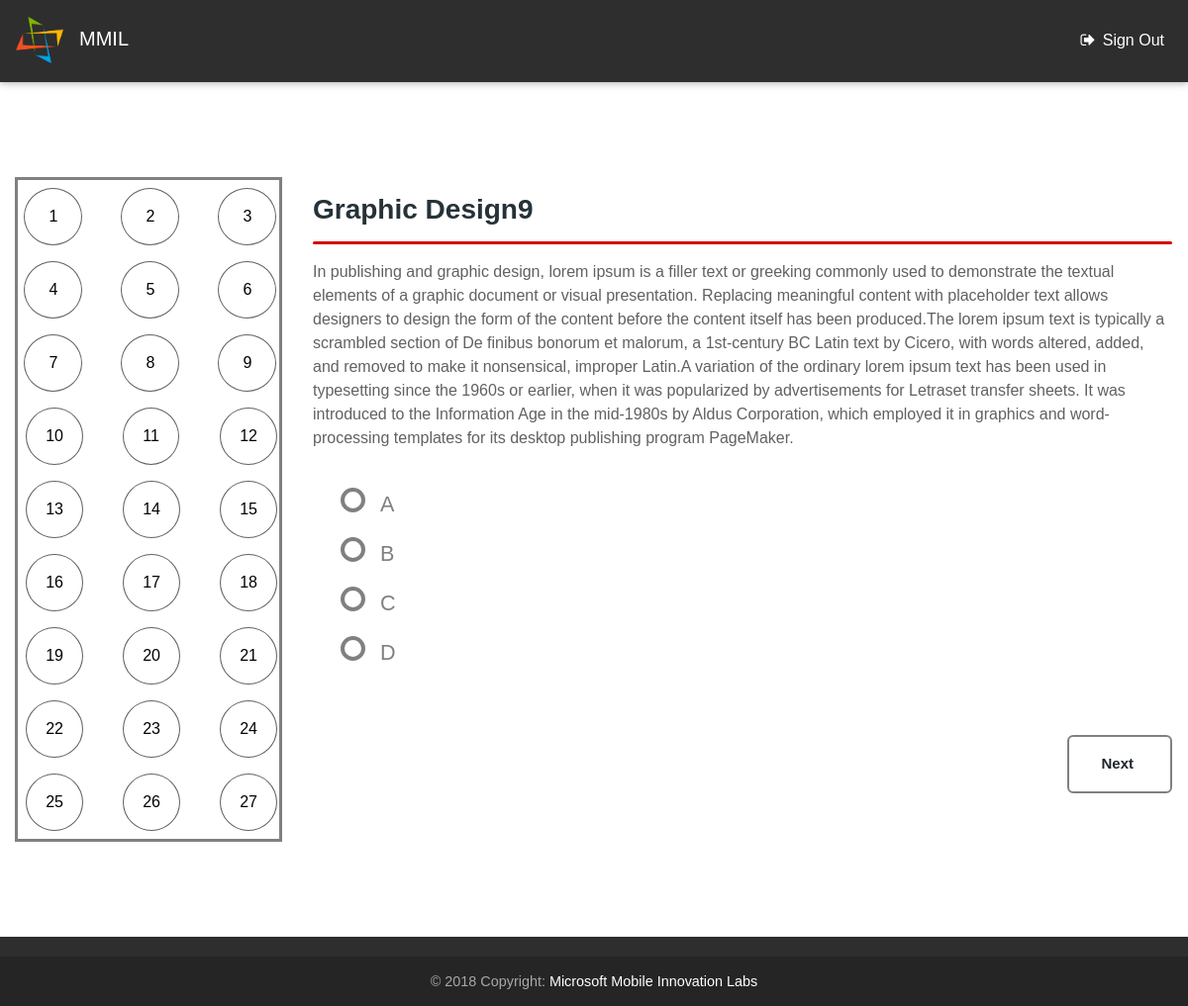
/dashboard/, run on the app's committed database.
### quiz_qus/models.py (models this page shows, shortened)
class question(models.Model):
	title=models.CharField(max_length=255)
	desc=models.TextField()
	option_1=models.CharField(max_length=255)
	option_2=models.CharField(max_length=255)
	option_3=models.CharField(max_length=255)
	option_4=models.CharField(max_length=255)
	correct_option=models.IntegerField()

### mcq_v2/views.py (the view)
# urls.py: path('dashboard/',dashboard),
def dashboard(request):
	quiz_object=quizze.objects.filter(title='Recruitment Drive').first()
	queryset=list(quiz_object.ques.all())
	shuffle(queryset)
	context={
		"question1":queryset[0],
		"question2":queryset[1],
		"question3":queryset[2],
		"question4":queryset[3],
		"question5":queryset[4],
		"question6":queryset[5],
		"question7":queryset[6],
		"question8":queryset[7],
		"question9":queryset[8],
		"question10":queryset[9],
		"question11":queryset[0],
		"question12":queryset[1],
		"question13":queryset[2],
		"question14":queryset[3],
		"question15":queryset[4],
		"question16":queryset[5],
		"question17":queryset[6],
		"question18":queryset[7],
		"question19":queryset[8],
		"question20":queryset[9],
		"time":quiz_object.time
	}
	return render(request,'test/dashboard.html',context)

### templates/test/dashboard.html (shortened to what this page needs)
{% load static %}
<!DOCTYPE html>
<html lang="en">
<head>
    <link rel="stylesheet" href="https://maxcdn.bootstrapcdn.com/font-awesome/4.7.0/css/font-awesome.min.css">
    <link href="{% static 'assets/css/bootstrap.min.css' %}" rel="stylesheet">
    <link href="{% static 'assets/css/mdb.min.css' %}" rel="stylesheet">
    <link href="{% static 'assets/css/animate.css' %}" rel="stylesheet">
    <link href="{% static 'assets/css/dashboard.css' %}" rel="stylesheet">
</head>
<body class="fixed-sn animated fadeIn">
    <header>
        <nav class="navbar navbar-expand-lg navbar-dark elegant-color">
            <a href="http://jssmmil.in/" class="navbar-brand" title="MMIL website"><img src="{% static 'assets/img/logo.png' %}">
                <p id="head">MMIL</p>
            </a>
            <ul class="nav navbar-nav nav-flex-icons ml-auto">
                <li class="nav-item">
                    <a href="/logout" class="nav-link">
                        <i class="fa fa-sign-out"></i>
                        <span class="clearfix d-none d-sm-inline-block">Sign Out</span>
                    </a>
                </li>
            </ul>
        </nav>
    </header>
<main class="container-fluid">
  <div class="row parent_row">
     <div class="col-lg-3 col-md-3 col-12">
        <div class="panel">
          <div class="panel panel-body" id="border">
             <div class="row">
               <div class="col-lg-4 col-4 col-md-6">
                 <button type="button" id="oneD">1</button>
               </div>
               <div class="col-lg-4 col-4 col-md-6">
                 <button type="button" id="oneD">2</button>
               </div>
               <div class="col-lg-4 col-4 col-md-6">
                 <button type="button" id="oneD">3</button>
               </div>
               <div class="col-lg-4 col-4 col-md-6">
                 <button type="button" id="oneD">4</button>
               </div>
               <div class="col-lg-4 col-4 col-md-6">
                 <button type="button" id="oneD">5</button>
               </div>
               <div class="col-lg-4 col-4 col-md-6">
                 <button type="button" id="oneD">6</button>
               </div>
               <div class="col-lg-4 col-4 col-md-6">
                 <button type="button" id="oneD">7</button>
               </div>
               <div class="col-lg-4 col-4 col-md-6">
                 <button type="button" id="oneD">8</button>
               </div>
               <div class="col-lg-4 col-4 col-md-6">
                 <button type="button" id="oneD">9</button>
               </div>
               <div class="col-lg-4 col-4 col-md-6">
                 <button type="button" id="twoD">10</button>
               </div>
               <div class="col-lg-4 col-4 col-md-6">
                 <button type="button" id="twoD">11</button>
               </div>
               <div class="col-lg-4 col-4 col-md-6">
                 <button type="button" id="twoD">12</button>
               </div>
               <div class="col-lg-4 col-4 col-md-6">
                 <button type="button" id="twoD">13</button>
               </div>
               <div class="col-lg-4 col-4 col-md-6">
                 <button type="button" id="twoD">14</button>
               </div>
               <div class="col-lg-4 col-4 col-md-6">
                 <button type="button" id="twoD">15</button>
               </div>
               <div class="col-lg-4 col-4 col-md-6">
                 <button type="button" id="twoD">16</button>
               </div>
               <div class="col-lg-4 col-4 col-md-6">
                 <button type="button" id="twoD">17</button>
               </div>
               <div class="col-lg-4 col-4 col-md-6">
                 <button type="button" id="twoD">18</button>
               </div>
               <div class="col-lg-4 col-4 col-md-6">
                 <button type="button" id="twoD">19</button>
               </div>
               <div class="col-lg-4 col-4 col-md-6">
                 <button type="button" id="twoD">20</button>
               </div>
               <div class="col-lg-4 col-4 col-md-6">
                 <button type="button" id="twoD">21</button>
               </div>
               <div class="col-lg-4 col-4 col-md-6">
                 <button type="button" id="twoD">22</button>
               </div>
               <div class="col-lg-4 col-4 col-md-6">
                 <button type="button" id="twoD">23</button>
               </div>
               <div class="col-lg-4 col-4 col-md-6">
                 <button type="button" id="twoD">24</button>
               </div>
                <div class="col-lg-4 col-4 col-md-6">
                 <button type="button" id="twoD">25</button>
               </div>
               <div class="col-lg-4 col-4 col-md-6">
                 <button type="button" id="twoD">26</button>
               </div>
               <div class="col-lg-4 col-4 col-md-6">
                 <button type="button" id="twoD">27</button>
               </div>
             </div>
          </div>
        </div>
     </div>
     <div class="col-lg-9 col-md-9 col-12">
<form method="POST">{% csrf_token %}
      <div id="q1">
        <div class="panel">
          <div class="panel panel-body">
             <h3>{{question1.title}}</h3>
             <hr>
             <p>{{question1.desc}}
             </p><br>
             <ul id="listOptions">
               <li id="option">
                 <label for="f-option">{{question1.option_1}}</label>
                 <div class="check"></div>
               </li>
               <li id="option">
                 <label for="s-option">{{question1.option_2}}</label>
                 <div class="check"><div class="inside"></div></div>
               </li>
               <li id="option">
                <label for="t-option">{{question1.option_3}}</label>
                <div class="check"><div class="inside"></div></div>
               </li>
               <li id="option">
                 <label for="u-option">{{question1.option_4}}</label>
                 <div class="check"><div class="inside"></div></div>
               </li>
            </ul>
            <a onclick="showq2()" class="next">Next</a>
          </div>
        </div>
      </div>
      </form>
      </div>
     </div>
    </main>
    <footer class="page-footer elegant-color center-on-small-only">
        <div class="footer-copyright">
            <div class="container-fluid">
                © 2018 Copyright:
                <a href="http://jssmmil.in/"> Microsoft Mobile Innovation Labs</a>
            </div>
        </div>
    </footer>
</body>
</html>

### static_mcq/assets/css/dashboard.css (style rules this page uses)
body { font-family: 'Quicksand',sans-serif; overflow-x: hidden; }
.navbar-brand>img { display: block; width: 3rem; margin-top: 0.25rem; margin-left: 0rem; }
p#head { margin-top: -2.5rem; margin-left: 4rem; margin-bottom: 1rem; color: white; }
.row.parent_row { margin-top: 6rem; }
#border { border: 3px solid grey; }
button#oneD { padding: 1rem 1.7rem; margin: 0.5rem 0.5rem; border: 1.5px solid #616161; outline: none; background-color: transparent; border-radius: 50%; }
button#twoD { padding: 1rem 1.4rem; outline: none; margin: 0.5rem 0.5rem; border: 1.5px solid #616161; background-color: transparent; border-radius: 50%; }
.col-lg-9 { padding: 1rem; }
.next { float: right; background-color: transparent; padding: 1rem 2rem; font-size: 15px; margin-top: 5rem; border: 2px solid grey; border-radius: 6px; text-decoration: none; color: grey; outline: none; font-weight: bold; }
h3 { font-weight: bold; color: #263238; }
p { color: #616161; }
hr { color: #D50000; background-color: #D50000; width: 100%; height: 3px; margin-right: auto; margin-left: auto; border: none; border-radius: 10px; }
ul#listOptions { margin-top: -2rem; margin-left: -2rem; }
ul#listOptions li#option { color: grey; display: block; position: relative; letter-spacing: 0.5px; float: left; width: 100%; height: 50px; }
ul#listOptions li#option label { display: block; position: relative; font-weight: 300; font-size: 1.35em; padding: 25px 25px 25px 80px; margin: 6px -20px; height: 30px; z-index: 9; cursor: pointer; -webkit-transition: all 0.25s linear; }
ul#listOptions li#option .check { display: block; position: absolute; border: 4px solid grey; border-radius: 100%; height: 25px; width: 25px; top: 30px; left: 20px; z-index: 5; transition: border .25s linear; -webkit-transition: border .25s linear; }
ul#listOptions li#option .check::before { display: block; position: absolute; content: ''; border-radius: 100%; height: 13px; width: 13px; top: 2px; left: 2px; margin: auto; transition: background 0.25s linear; -webkit-transition: background 0.25s linear; }
footer.page-footer { margin-top: 6rem; }
@media (max-width: 1280px) and (min-width: 1200px) { button#oneD { margin: 0.5rem 0.4rem; padding: 1rem 1.5rem; } }
@media (max-width: 1280px) and (min-width: 1200px) { button#twoD { padding: 1rem 1.2rem; margin: 0.5rem 0.5rem; } }

### data on the page
question: title "Graphic Design9", desc "In publishing and graphic design, lorem ipsum is a filler text or greeking commonly used to demonstrate the textual elements of a graphic document or visual presentation. Replacing meaningful content with placeholder text allows designers to design the form of the content before the content itself has been produced.The lorem ipsum text is typically a scrambled section of De finibus bonorum et malorum, a 1st-century BC Latin text by Cicero, with words altered, added, and removed to make it nonsensical, improper Latin.A variation of the ordinary lorem ipsum text has been used in typesetting since the 1960s or earlier, when it was popularized by advertisements for Letraset transfer sheets. It…", option_1 "A", option_2 "B", option_3 "C", option_4 "D"
